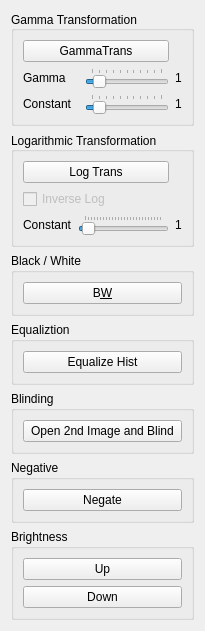
        <widget class="QWidget" name="scrollAreaWidgetContents_7">
         <property name="geometry">
          <rect>
           <x>0</x>
           <y>0</y>
           <width>205</width>
           <height>621</height>
          </rect>
         </property>
         <layout class="QVBoxLayout" name="verticalLayout_18">
          <item>
           <widget class="QGroupBox" name="groupBox_gamma">
            <property name="enabled">
             <bool>true</bool>
            </property>
            <property name="autoFillBackground">
             <bool>false</bool>
            </property>
            <property name="title">
             <string>Gamma Transformation</string>
            </property>
            <property name="alignment">
             <set>Qt::AlignLeading|Qt::AlignLeft|Qt::AlignVCenter</set>
            </property>
            <property name="flat">
             <bool>false</bool>
            </property>
            <property name="checkable">
             <bool>false</bool>
            </property>
            <layout class="QGridLayout" name="gridLayout">
             <item row="0" column="0" colspan="2">
              <widget class="QPushButton" name="Button_GammaTrans">
               <property name="text">
                <string>GammaTrans</string>
               </property>
              </widget>
             </item>
             <item row="1" column="0">
              <widget class="QLabel" name="Label_gamma">
               <property name="text">
                <string>Gamma    </string>
               </property>
              </widget>
             </item>
             <item row="1" column="2">
              <widget class="QLabel" name="label_horzGamma">
               <property name="text">
                <string>1</string>
               </property>
              </widget>
             </item>
             <item row="2" column="0">
              <widget class="QLabel" name="label_gamma_const">
               <property name="text">
                <string>Constant</string>
               </property>
              </widget>
             </item>
             <item row="2" column="1">
              <widget class="QSlider" name="Horz_gamma_const">
               <property name="minimum">
                <number>0</number>
               </property>
               <property name="maximum">
                <number>100</number>
               </property>
               <property name="singleStep">
                <number>1</number>
               </property>
               <property name="value">
                <number>10</number>
               </property>
               <property name="sliderPosition">
                <number>10</number>
               </property>
               <property name="orientation">
                <enum>Qt::Horizontal</enum>
               </property>
               <property name="invertedAppearance">
                <bool>false</bool>
               </property>
               <property name="invertedControls">
                <bool>false</bool>
               </property>
               <property name="tickPosition">
                <enum>QSlider::TicksAbove</enum>
               </property>
              </widget>
             </item>
             <item row="2" column="2">
              <widget class="QLabel" name="label_horzGamma_2">
               <property name="text">
                <string>1</string>
               </property>
              </widget>
             </item>
             <item row="1" column="1">
              <widget class="QSlider" name="Horz_gamma">
               <property name="minimum">
                <number>0</number>
               </property>
               <property name="maximum">
                <number>100</number>
               </property>
               <property name="singleStep">
                <number>1</number>
               </property>
               <property name="value">
                <number>10</number>
               </property>
               <property name="sliderPosition">
                <number>10</number>
               </property>
               <property name="orientation">
                <enum>Qt::Horizontal</enum>
               </property>
               <property name="invertedAppearance">
                <bool>false</bool>
               </property>
               <property name="invertedControls">
                <bool>false</bool>
               </property>
               <property name="tickPosition">
                <enum>QSlider::TicksAbove</enum>
               </property>
              </widget>
             </item>
            </layout>
           </widget>
          </item>
          <item>
           <widget class="QGroupBox" name="groupBox_Log">
            <property name="enabled">
             <bool>true</bool>
            </property>
            <property name="autoFillBackground">
             <bool>false</bool>
            </property>
            <property name="title">
             <string>Logarithmic Transformation</string>
            </property>
            <property name="alignment">
             <set>Qt::AlignLeading|Qt::AlignLeft|Qt::AlignVCenter</set>
            </property>
            <property name="flat">
             <bool>false</bool>
            </property>
            <property name="checkable">
             <bool>false</bool>
            </property>
            <layout class="QGridLayout" name="gridLayout_2">
             <item row="2" column="2">
              <widget class="QLabel" name="label_horzLog">
               <property name="text">
                <string>1</string>
               </property>
              </widget>
             </item>
             <item row="1" column="0" colspan="2">
              <widget class="QCheckBox" name="checkBox_inverseLog">
               <property name="enabled">
                <bool>false</bool>
               </property>
               <property name="text">
                <string>Inverse Log</string>
               </property>
              </widget>
             </item>
             <item row="0" column="0" colspan="2">
              <widget class="QPushButton" name="Button_LogTrans">
               <property name="text">
                <string>Log Trans</string>
               </property>
              </widget>
             </item>
             <item row="2" column="0">
              <widget class="QLabel" name="label_log_const">
               <property name="text">
                <string>Constant</string>
               </property>
              </widget>
             </item>
             <item row="2" column="1">
              <widget class="QSlider" name="Horz_log_const">
               <property name="minimum">
                <number>0</number>
               </property>
               <property name="maximum">
                <number>255</number>
               </property>
               <property name="singleStep">
                <number>1</number>
               </property>
               <property name="value">
                <number>10</number>
               </property>
               <property name="sliderPosition">
                <number>10</number>
               </property>
               <property name="orientation">
                <enum>Qt::Horizontal</enum>
               </property>
               <property name="invertedAppearance">
                <bool>false</bool>
               </property>
               <property name="invertedControls">
                <bool>false</bool>
               </property>
               <property name="tickPosition">
                <enum>QSlider::TicksAbove</enum>
               </property>
              </widget>
             </item>
            </layout>
           </widget>
          </item>
          <item>
           <widget class="QGroupBox" name="groupBox_13">
            <property name="title">
             <string>Black / White</string>
            </property>
            <layout class="QGridLayout" name="gridLayout_14">
             <item row="0" column="0">
              <widget class="QPushButton" name="pushButton">
               <property name="text">
                <string>B&amp;W</string>
               </property>
              </widget>
             </item>
            </layout>
           </widget>
          </item>
          <item>
           <widget class="QGroupBox" name="groupBox_6">
            <property name="title">
             <string>Equaliztion</string>
            </property>
            <layout class="QGridLayout" name="gridLayout_7">
             <item row="0" column="0">
              <widget class="QPushButton" name="Button_EqualizeHist">
               <property name="text">
                <string>Equalize Hist</string>
               </property>
              </widget>
             </item>
            </layout>
           </widget>
          </item>
          <item>
           <widget class="QGroupBox" name="groupBox_11">
            <property name="title">
             <string>Blinding</string>
            </property>
            <layout class="QGridLayout" name="gridLayout_12">
             <item row="0" column="0">
              <widget class="QPushButton" name="pushButton_Blind">
               <property name="text">
                <string>Open 2nd Image and Blind</string>
               </property>
              </widget>
             </item>
            </layout>
           </widget>
          </item>
          <item>
           <widget class="QGroupBox" name="groupBox_7">
            <property name="title">
             <string>Negative</string>
            </property>
            <layout class="QGridLayout" name="gridLayout_6">
             <item row="0" column="0">
              <widget class="QPushButton" name="Button_Negative">
               <property name="text">
                <string>Negate</string>
               </property>
              </widget>
             </item>
            </layout>
           </widget>
          </item>
          <item>
           <widget class="QGroupBox" name="groupBox_12">
            <property name="title">
             <string>Brightness</string>
            </property>
            <layout class="QGridLayout" name="gridLayout_13">
             <item row="0" column="0">
              <widget class="QPushButton" name="pushButton_brightnessUp">
               <property name="text">
                <string>Up</string>
               </property>
              </widget>
             </item>
             <item row="1" column="0">
              <widget class="QPushButton" name="pushButton_brightnessDown">
               <property name="text">
                <string>Down</string>
               </property>
              </widget>
             </item>
            </layout>
           </widget>
          </item>
         </layout>
        </widget>
